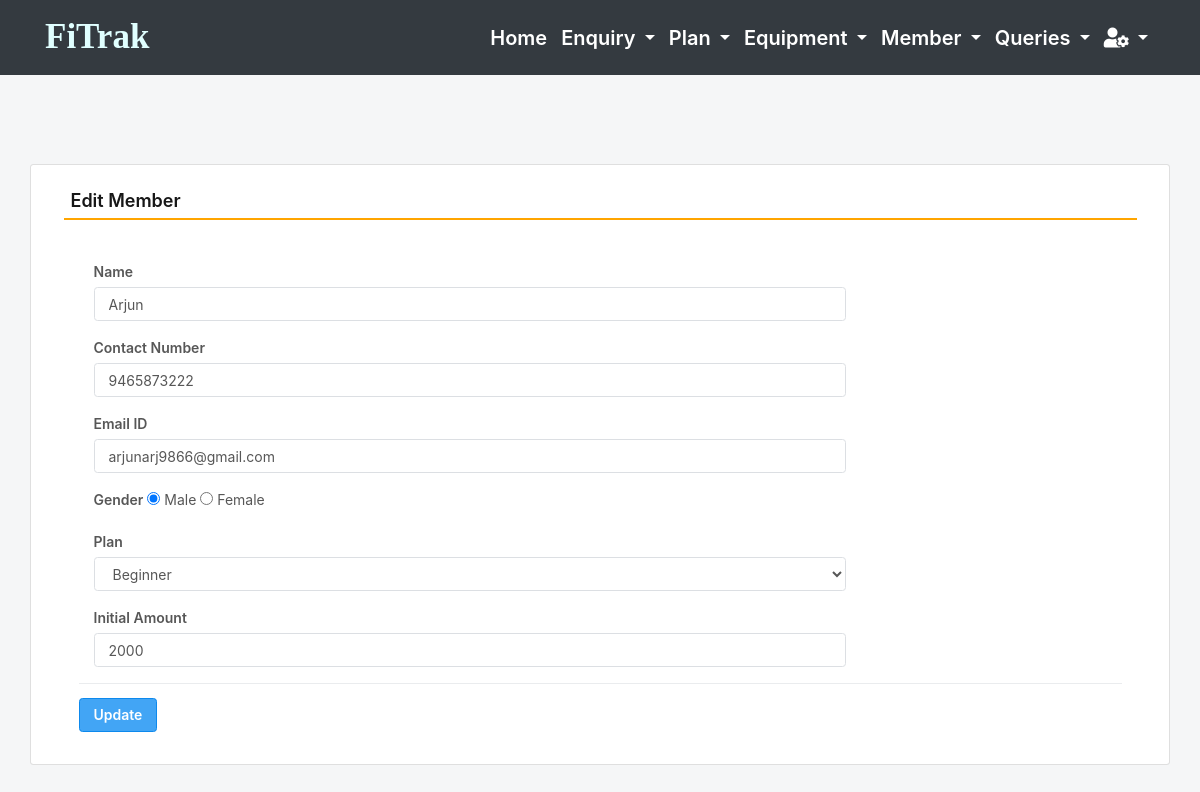
The page /edit_Member/3 (signed in) on the database its author committed.
### gym/models.py (models this page shows, shortened)
class Member(models.Model):
    name = models.CharField(max_length=150, null=True)
    contact = models.CharField(max_length=15, null=True)
    email = models.CharField(max_length=50, null=True)
    gender = models.CharField(max_length=10, null=True)
    plan = models.CharField(max_length=100, null=True)
    joindate = models.DateField(null=True)
    initamount = models.CharField(max_length=100, null=True)

### gym/views.py (the view, shortened to what this page needs)
# urls.py: path('edit_Member/<int:pid>', edit_Member, name='edit_Member'),
def edit_Member(request,pid):
    if not request.user.is_authenticated:
        return redirect(admin_login)
    error = ""
    user = request.user
    member = Member.objects.get(id=pid)
    return render(request,'edit_Member.html', locals())

### gym/templates/edit_Member.html (shortened to what this page needs)
{% include 'admin_nav.html' %}
{% load static %}
{% block main %}
 <html lang="en" class="no-focus">
 <link rel="stylesheet" id="css-main" href="{% static 'css1/codebase.min.css' %}">
 <br><br><br><br>
	<div class="container card shadow mt-5">
		<div class="card-body">
			<h5 class="p-2" style="border-bottom: 2px solid orange">Edit Member</h5>
             <br>
			<div class="container-fluid">
					<form method="post">
                        <div class="col-sm-9">
							<div class="form-group">
								<label>Name</label>
                                <input type="text" name="name" class="form-control" value="{{member.name}}">
							</div>
						</div>
						<div class="col-sm-9">
							<div class="form-group">
								<label>Contact Number</label>
                                <input type="text" name="contact" class="form-control" value="{{member.contact}}">
							</div>
						</div>
						<div class="col-sm-9">
							<div class="form-group">
								<label>Email ID</label>
                                <input type="email" name="email" class="form-control" value="{{member.email}}">
							</div>
						</div>
						<div class="col-sm-9">
							<div class="form-group">
								<label>Gender</label>
                                {% if member.gender == "Male" %}
								<input type="radio" name="gender" value="Male" checked> Male
								<input type="radio" name="gender" value="Female"> Female
								{% endif %}
							</div>
						</div>
                        <div class="col-sm-9">
							<div class="form-group">
								<label>Plan</label>
                                <select name="plan" class="form-control">
                                    <option value="{{member.plan}}">{{member.plan}}</option>
								</select>
							</div>
						</div>
                        <div class="col-sm-9">
							<div class="form-group">
								<label>Initial Amount</label>
                                <input type="text" name="initamount" class="form-control" value="{{member.initamount}}">
							</div>
						</div>
						<hr>
						<input type="submit" value="Update" class="btn btn-primary">
					</form>
				</div>
			</div>
		</div>
        <link rel="stylesheet" href="https://use.fontawesome.com/releases/v5.6.3/css/all.css">
 </html>
{% endblock %}

### rows shown on the page
Member: name "Arjun", contact "9465873222", email "arjunarj9866@gmail.com", plan "Beginner", initamount "2000"
